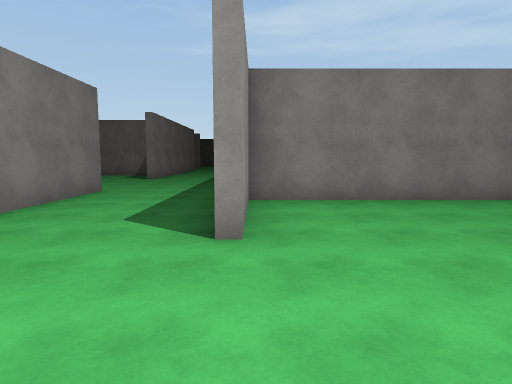
view 1 (above)

20 first-person views from a walk through a Unity game level. The camera is 1.5 m above the floor, tilts 6° down and sees 75° across. The floor is counted in squares, 2 m on a side. Each view is taken from the middle of a square. On the plan, view 1 faces up. The plan holds only what a view shows up to about 11 squares ahead; the rest is blank. The place goes on beyond the plan. The player is left out. Surface patterns are stand-ins for the level's own textures.

view 2
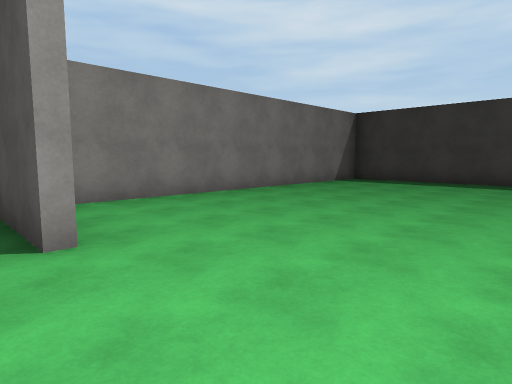

view 3
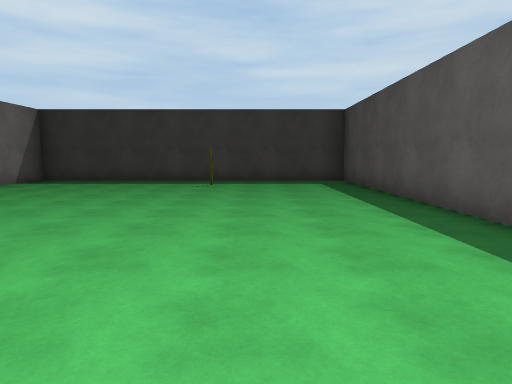

view 4
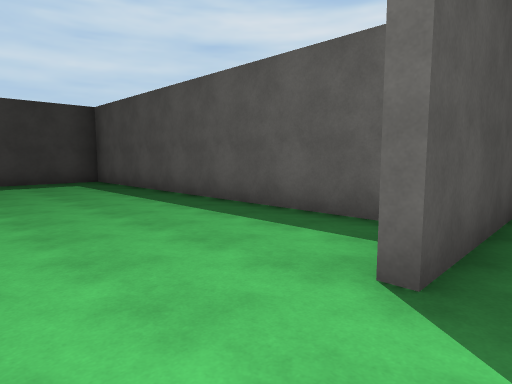

view 5
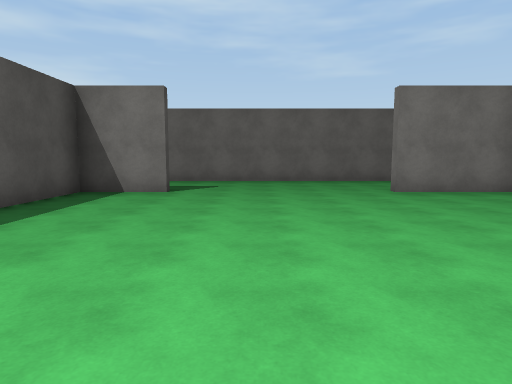

view 6
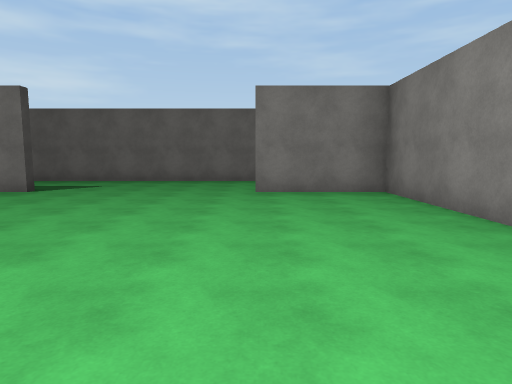

view 7
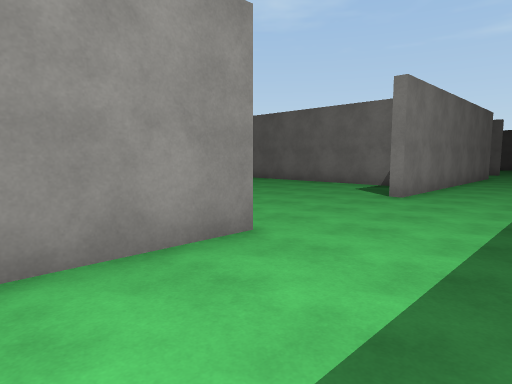

view 8
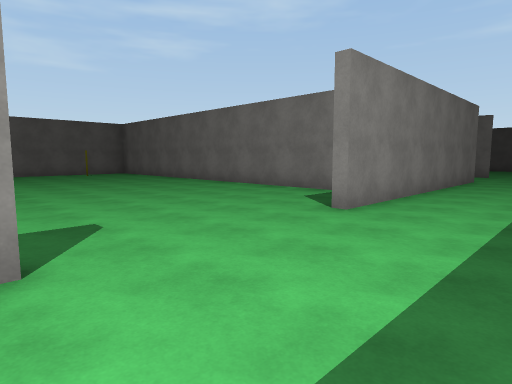

view 9
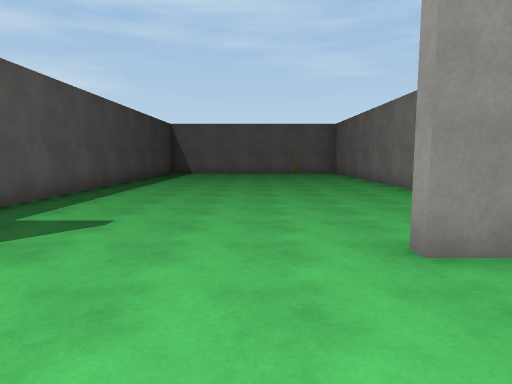

view 10
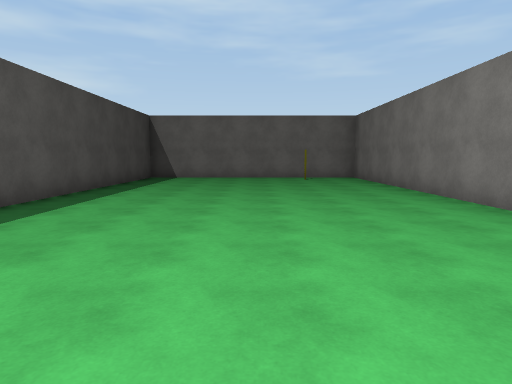

view 11
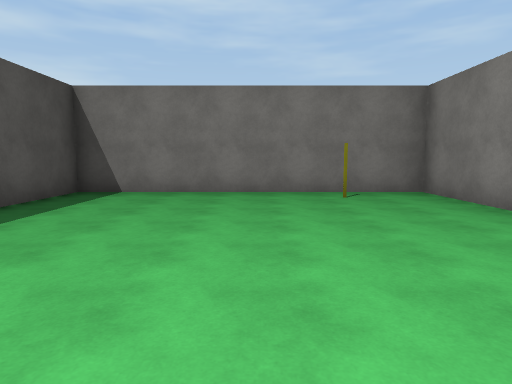

view 12
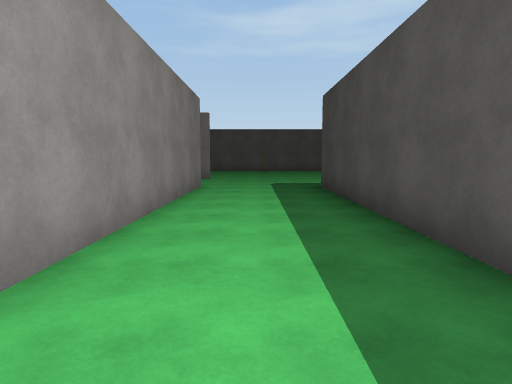

view 13
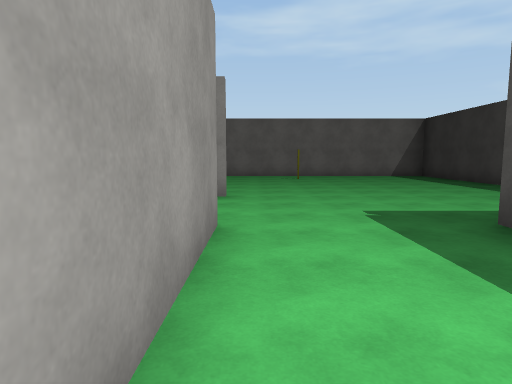

view 14
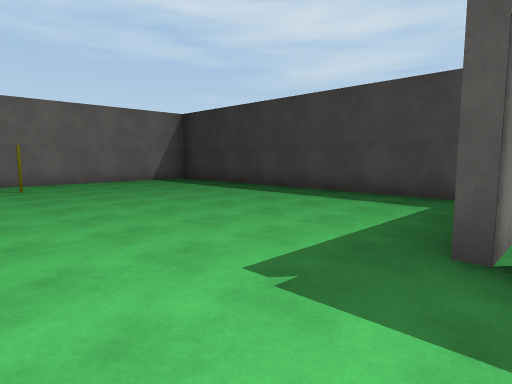

view 15
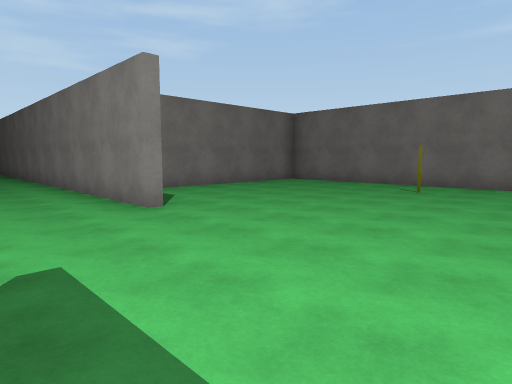

view 16
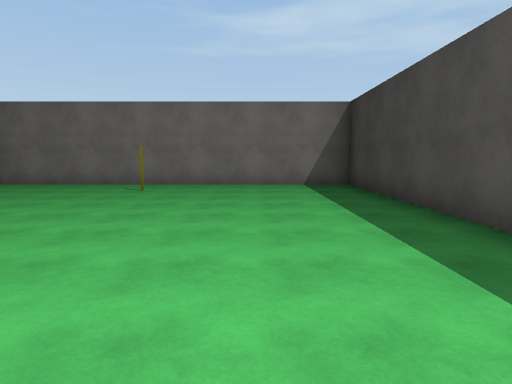

view 17
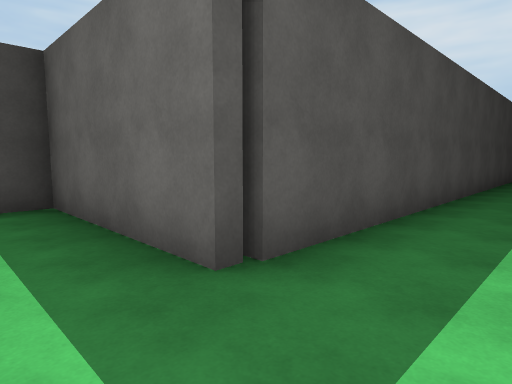

view 18
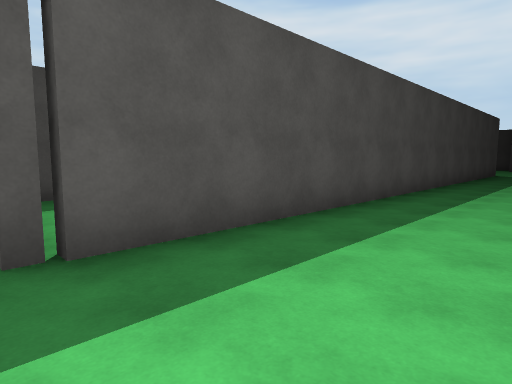

view 19
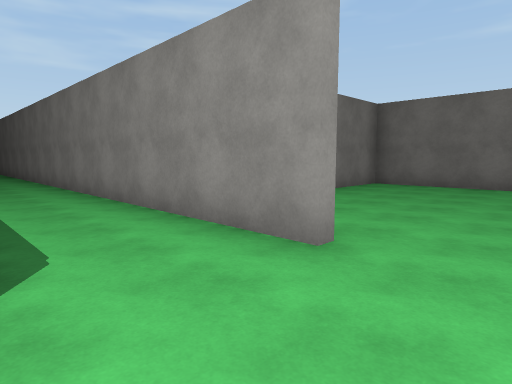

view 20
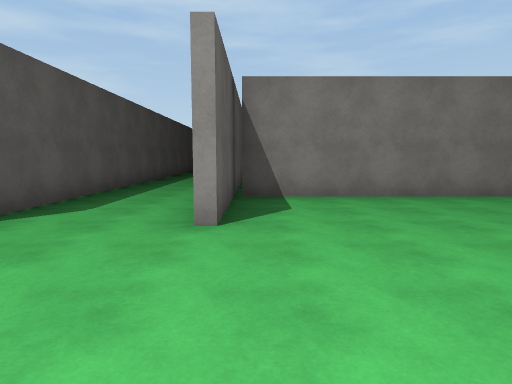

### Floor plan
Points are (right, up) in squares from view 1. A wall is a line through its corners. A room is listed if a view was taken in it or the views show most of it. See-through windows are left out.
Room 1 (views 1, 2, 3, 4, 5, 6)
walls: (-0.1, -1.9) (-0.1, -3.8) (9.6, -3.8) (9.6, 5.8) (-0.1, 5.8) (-0.1, 2.9); (-3.4, 1.5) (-3.4, -4); (-0.4, -4.5) (-0.4, -1.9)
ways out: opening at (-2, 2.3) to room 2
Room 2 (views 7, 8, 9, 10, 11, 12, 13, 14, 15, 16, 17, 18, 19, 20)
walls: (-11, 18.7) (-4.2, 18.7); (-10.4, 21.6) (-3.5, 21.6); (-4.6, 13.6) (-16.1, 13.6) (-16.1, 6.2) (-5.9, 6.2); (-3.4, 7.5) (-3.4, 1.5); (-3.4, 18.8) (-3.4, 11.2); (-3.5, 21.3) (-15.4, 21.3); (-0.4, 2.9) (-0.4, 18.7) (3.5, 18.7) (3.5, 28.1) (-6.3, 28.1) (-6.3, 21.8)
ways out: opening at (-2, 2.3) to room 1

Where each view was taken, in squares from view 1:
view 1: 0 up, 0 right, facing up
view 2: 0 up, 1 left, facing up-right
view 3: 1 down, 1 left, facing right
view 4: 0 up, 1 left, facing down-right
view 5: 0 up, 7 right, facing left
view 6: 3 up, 7 right, facing left
view 7: 5 up, 1 left, facing up-left
view 8: 7 up, 1 left, facing up-left
view 9: 10 up, 1 left, facing left
view 10: 10 up, 4 left, facing left
view 11: 10 up, 9 left, facing left
view 12: 10 up, 2 left, facing up
view 13: 15 up, 3 left, facing up
view 14: 18 up, 3 left, facing up-right
view 15: 19 up, 1 right, facing up-left
view 16: 19 up, 1 right, facing up
view 17: 20 up, 2 left, facing down-right
view 18: 19 up, 3 left, facing down-right
view 19: 19 up, 2 left, facing up-left
view 20: 22 up, 0 right, facing left
